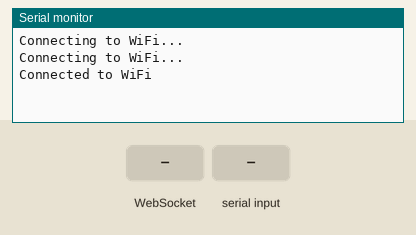
This sketch was run on a simulated ESP8266 (NodeMCU). Shown: the last lines printed to the serial monitor. The inputs (shaded band) are chosen by the test bench. WiFi joins after 1.5 s; servers stay silent unless stated.

Above: at 3.2 s.
3.3 s: WebSocket text "Start" received
At 3.8 s:
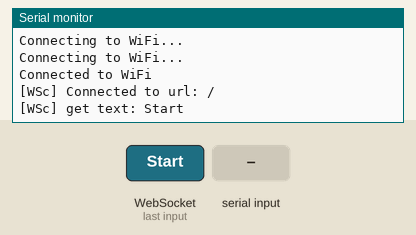
4.8 s: "Start\n" received over the second serial link
At 6.0 s:
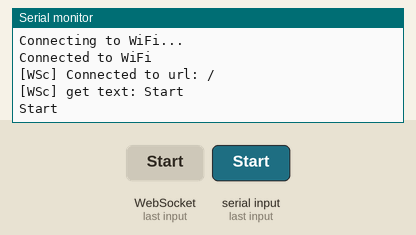
6.3 s: "Stop\n" received over the second serial link
At 7.4 s:
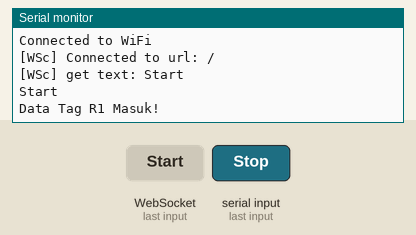
7.8 s: WebSocket text "Stop" received
At 8.3 s:
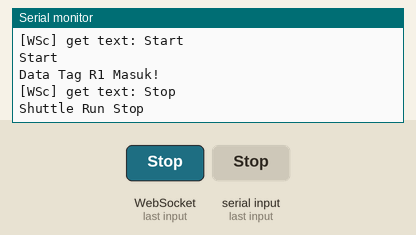
9.3 s: WebSocket text "1" received
At 10.7 s:
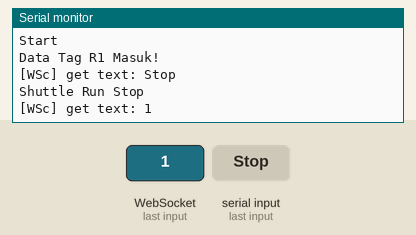

Measured:
- after the input at 3.3 s, the serial monitor: prints a new line at once (image 1)
- after the input at 4.8 s, the serial monitor: prints a new line at once (image 2)
- after the input at 6.3 s, the serial monitor: prints a new line at once (image 3)
- after the input at 7.8 s, the serial monitor: prints a new line at once (image 4)
- after the input at 9.3 s, the serial monitor: prints a new line at once (image 5)

The sketch:

R1.ino
```cpp
/*
   WebSocketClient.ino

    Created on: 24.05.2015

*/

#include <Arduino.h>

#include <ESP8266WiFi.h>
#include <WebSocketsClient.h>
#include <SoftwareSerial.h>
SoftwareSerial RFID(13, 15);

WebSocketsClient webSocket;

char data1[200];

const char* ssid = "BINJAS BBI1";
const char* password = "Jagojuara1";

int ledSend = 5;
int ledKonek = 4;
String tagId = "";

int count = 0;
int x = 0;

void setup() {
  // Serial.begin(921600);
  Serial.begin(115200);
  RFID.begin(57600);

  WiFi.begin(ssid, password);

  while (WiFi.status() != WL_CONNECTED) {
    digitalWrite(ledKonek, 0);
    delay(1000);
    Serial.println("Connecting to WiFi...");
  }
  digitalWrite(ledKonek, 1);
  Serial.println("Connected to WiFi");

  // server address, port and URL
  webSocket.begin("192.168.8.114", 81);
  // event handler
  webSocket.onEvent(webSocketEvent);

  // try ever 5000 again if connection has failed
  webSocket.setReconnectInterval(5000);

}

void loop() {
  webSocket.loop();
  if (count == 1) {
    nullTag();
  }
  if (count == 2) {
    sendTag();
  }
}

void webSocketEvent(WStype_t type, uint8_t * payload, size_t length) {

  switch (type) {
    case WStype_DISCONNECTED:
      Serial.printf("[WSc] Disconnected!\n");
      digitalWrite(ledSend, 0);
      break;
    case WStype_CONNECTED: {
        Serial.printf("[WSc] Connected to url: %s\n", payload);
        digitalWrite(ledSend, 1);

        // send message to server when Connected
        webSocket.sendTXT("Shuttle R1 Online");
      }
      break;
    case WStype_TEXT:
      Serial.printf("[WSc] get text: %s\n", payload);
      strcpy(data1, (const char*)payload);
      if ((String)data1 == "Start") {
        count = 1;
      }
      if ((String)data1 == "Stop") {
        count = 0;
        Serial.println("Shuttle Run Stop");
      }

      // send message to server
      // webSocket.sendTXT("message here");
      break;
  }

}

void sendTag() {
  if (RFID.available()) { // Check if the RFID reader is sending data
    char c = RFID.read(); // Read the received character from RFID reader
    if (c == '\n') { // If the received character is a newline character
      Serial.println("Data Tag R1 Masuk!"); // Print the tag ID in hexadecimal format
      webSocket.sendTXT("R1");// tampilkan input di serial monitor
      tagId = ""; // Reset the tag ID variable
    } else {
      tagId += c; // Add the received character to the tag ID variable
    }
  }
}


void nullTag() { // Jika ada data dari modul UHF RFID reader
  if (RFID.available()) { // Check if the RFID reader is sending data
    char c = RFID.read(); // Read the received character from RFID reader
    if (c == '\n') { // If the received character is a newline character
      Serial.println("Start"); // Print the tag ID in hexadecimal format
      webSocket.sendTXT("Start Shuttle Run");
      count = 2;
      tagId = ""; // Reset the tag ID variable
    } else {
      tagId += c; // Add the received character to the tag ID variable
    }
  }
}
```
